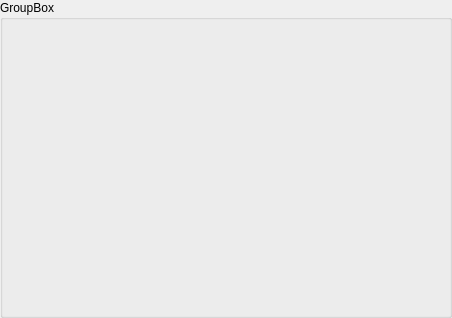
<?xml version="1.0" encoding="UTF-8"?>
<ui version="4.0">
 <class>GroupBox</class>
 <widget class="QGroupBox" name="GroupBox">
  <property name="geometry">
   <rect>
    <x>0</x>
    <y>0</y>
    <width>452</width>
    <height>318</height>
   </rect>
  </property>
  <property name="windowTitle">
   <string>GroupBox</string>
  </property>
  <property name="title">
   <string>GroupBox</string>
  </property>
 </widget>
 <resources/>
 <connections/>
</ui>
